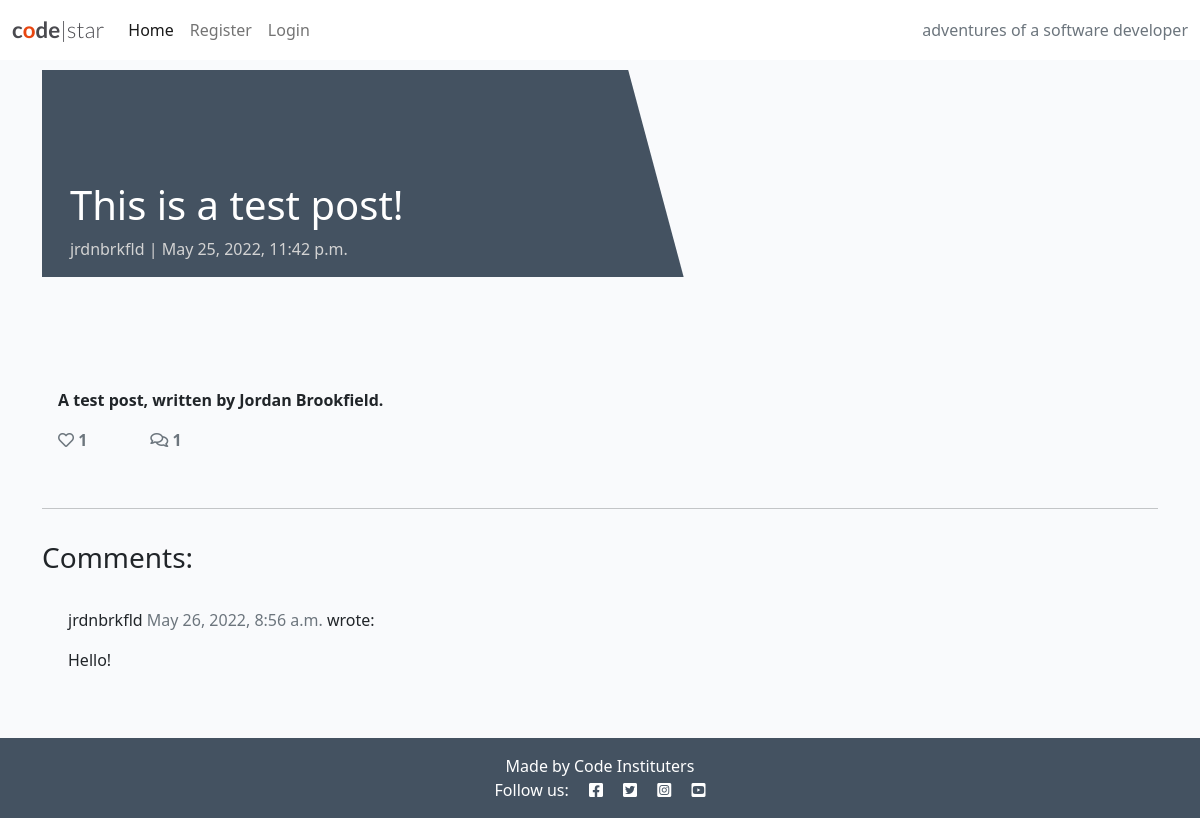
Screenshot of /this-is-a-test-post/ with the database file from the repository.
### blog/models.py (models this page shows, shortened)
class Post(models.Model):
    title = models.CharField(max_length=200, unique=True)
    slug = models.SlugField(max_length=200, unique=True)
    author = models.ForeignKey(
        User, on_delete=models.CASCADE, related_name="blog_posts"
    )
    featured_image = CloudinaryField('image', default='placeholder')
    excerpt = models.TextField(blank=True)
    updated_on = models.DateTimeField(auto_now=True)
    content = models.TextField()
    created_on = models.DateTimeField(auto_now_add=True)
    status = models.IntegerField(choices=STATUS, default=0)
    likes = models.ManyToManyField(
        User, related_name='blogpost_like', blank=True)
    class Meta:
        ordering = ["-created_on"]
    def number_of_likes(self):
        return self.likes.count()

class Comment(models.Model):
    post = models.ForeignKey(Post, on_delete=models.CASCADE,
                             related_name="comments")
    name = models.CharField(max_length=80)
    email = models.EmailField()
    body = models.TextField()
    created_on = models.DateTimeField(auto_now_add=True)
    approved = models.BooleanField(default=False)
    class Meta:
        ordering = ["created_on"]

### blog/views.py (the view, shortened to what this page needs)
# urls.py: path('<slug:slug>/', views.PostDetail.as_view(), name='post_detail'),
class PostDetail(View):
    def get(self, request, slug, *args, **kwargs):
        queryset = Post.objects.filter(status=1)
        post = get_object_or_404(queryset, slug=slug)
        comments = post.comments.filter(approved=True).order_by("-created_on")
        liked = False
        if post.likes.filter(id=self.request.user.id).exists():
            liked = True
        return render(
            request,
            "post_detail.html",
            {
                "post": post,
                "comments": comments,
                "commented": False,
                "liked": liked,
                "comment_form": CommentForm()
            },
        )

### templates/post_detail.html (shortened to what this page needs)
{% extends 'base.html' %} {% block content %}
{% load crispy_forms_tags %}
<div class="masthead">
    <div class="container">
        <div class="row g-0">
            <div class="col-md-6 masthead-text">
                <h1 class="post-title">{{ post.title }}</h1>
                <p class="post-subtitle">{{ post.author }} | {{ post.created_on }}</p>
            </div>
            <div class="d-none d-md-block col-md-6 masthead-image">
            </div>
        </div>
    </div>
</div>
<div class="container">
    <div class="row">
        <div class="col card mb-4  mt-3 left  top">
            <div class="card-body">
                <p class="card-text ">
                    {{ post.content | safe }}
                </p>
                <div class="row">
                    <div class="col-1">
                        <strong>
                            {% if user.is_authenticated %}
                            <form  class="d-inline" action="{% url 'post_like' post.slug %}" method="POST">
                                {% csrf_token %}
                                {% if liked %}
                                <button type="submit" name="blogpost_id" value="{{post.slug}}" class="btn-like"><i
                                        class="fas fa-heart"></i></button>
                                {% else %}
                                <button type="submit" name="blogpost_id" value="{{post.slug}}" class="btn-like"><i
                                        class="far fa-heart"></i></button>
                                {% endif %}
                            </form>
                            {% else %}
                            <span class="text-secondary"><i class="far fa-heart"></i></span>
                            {% endif %}
                            <span class="text-secondary">{{ post.number_of_likes }}</span>
                        </strong>
                    </div>
                    <div class="col-1">
                        {% with comments.count as total_comments %}
                        <strong class="text-secondary"><i class="far fa-comments"></i>
                            {{ total_comments }}</strong>
                        {% endwith %}
                    </div>
                </div>
            </div>
        </div>
    </div>
    <div class="row">
        <div class="col">
            <hr>
        </div>
    </div>
    <div class="row">
        <div class="col-md-8 card mb-4  mt-3 ">
            <h3>Comments:</h3>
            <div class="card-body">
                {% for comment in comments %}
                <div class="comments" style="padding: 10px;">
                    <p class="font-weight-bold">
                        {{ comment.name }}
                        <span class=" text-muted font-weight-normal">
                            {{ comment.created_on }}
                        </span> wrote:
                    </p>
                    {{ comment.body | linebreaks }}
                </div>
                {% endfor %}
            </div>
        </div>
        <div class="col-md-4 card mb-4  mt-3 ">
            <div class="card-body">
            </div>
        </div>
    </div>
</div>
{% endblock content %}

### static/css/style.css (style rules this page uses)
body { background-color: #F9FAFC; }
.main-bg { background-color: #F9FAFC; }
.card { border: none; background-color: transparent; }
.masthead { margin-top: 10px; overflow: hidden; position: relative; display: inline-block; height: 33vh; width: 100%; }
.masthead-text { background-color: #445261; color: white; position: relative; }
.masthead-image { position: relative; overflow: hidden; }
.masthead-image:after { content: ""; position: absolute; top: 0; right: 90%; height: 100%; width: 150%; background: #445261; -webkit-transform: skew(15deg); -moz-transform: skew(15deg); transform: skew(15deg); z-index: 100; }
.post-title { margin-top: 20%; margin-left: 5%; }
.post-subtitle { margin-left: 5%; color: lightgray; }

### rows the page displays
Post: title "This is a test post!", author "jrdnbrkfld", created_on "May 25, 2022, 11:42 p.m.", content "A test post, written by Jordan Brookfield.", number_of_likes "1"
Comment: name "jrdnbrkfld", created_on "May 26, 2022, 8:56 a.m.", body "Hello!"

### other values shown
{{ total_comments }} "1"
